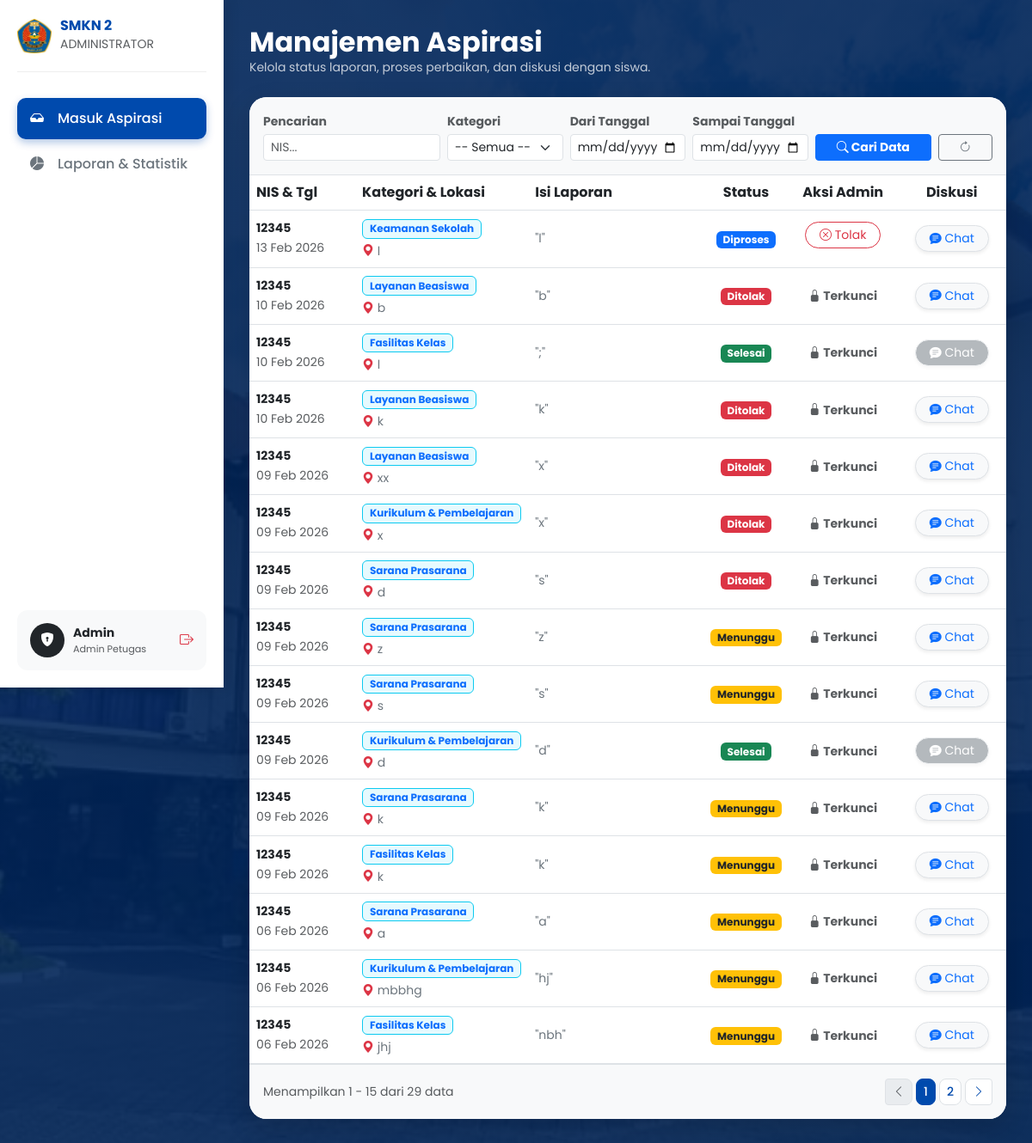
The app's page /admin/dashboard_admin.php with its own data.
### tables this page shows
CREATE TABLE IF NOT EXISTS `input_aspirasi` (
  `id_pelaporan` int NOT NULL AUTO_INCREMENT,
  `nis` int DEFAULT NULL,
  `id_kategori` int DEFAULT NULL,
  `lokasi` varchar(50) DEFAULT NULL,
  `ket` varchar(75) DEFAULT NULL,
  `tgl_input` datetime DEFAULT CURRENT_TIMESTAMP,
  PRIMARY KEY (`id_pelaporan`),
  KEY `nis` (`nis`),
  KEY `id_kategori` (`id_kategori`)
);

CREATE TABLE IF NOT EXISTS `kategori` (
  `id_kategori` int NOT NULL AUTO_INCREMENT,
  `ket_kategori` varchar(30) NOT NULL,
  PRIMARY KEY (`id_kategori`)
);

### admin/dashboard_admin.php (the view, shortened to what this page needs)
<?php
include '../config/koneksi.php';
$user_nama = isset($_GET['user']) ? $_GET['user'] : 'Admin';
$limit = 15;
$page = isset($_GET['page']) ? (int)$_GET['page'] : 1;
$offset = ($page - 1) * $limit;
$query_base = "SELECT input_aspirasi.*, kategori.ket_kategori, aspirasi.status
               FROM input_aspirasi
               JOIN kategori ON input_aspirasi.id_kategori = kategori.id_kategori
               LEFT JOIN aspirasi ON input_aspirasi.id_pelaporan = aspirasi.id_aspirasi
               LEFT JOIN siswa ON input_aspirasi.nis = siswa.nis";
$count_query = str_replace("SELECT input_aspirasi.*, kategori.ket_kategori, aspirasi.status", "SELECT COUNT(*) as total", $query_base);
$count_result = mysqli_query($koneksi, $count_query);
$total_data = mysqli_fetch_assoc($count_result)['total'];
$total_pages = ceil($total_data / $limit);
$query_base .= " ORDER BY input_aspirasi.tgl_input DESC LIMIT $limit OFFSET $offset";
$result = mysqli_query($koneksi, $query_base);
?>
<!DOCTYPE html>
<html lang="id">
<head>
    <link href="https://cdn.jsdelivr.net/npm/bootstrap@5.3.0/dist/css/bootstrap.min.css" rel="stylesheet">
    <link rel="stylesheet" href="https://cdn.jsdelivr.net/npm/bootstrap-icons@1.11.1/font/bootstrap-icons.css">
</head>
<body>
<aside class="sidebar">
    <div class="sidebar-logo">
        <img src="../img/logosmk.png" alt="Logo">
        <div><h5>SMKN 2</h5><small class="text-muted">ADMINISTRATOR</small></div>
    </div>
    <nav class="nav flex-column">
        <a href="#" class="nav-link active"><i class="bi bi-inbox-fill me-3"></i> Masuk Aspirasi</a>
        <a href="../admin/dashboard_statistik.php" class="nav-link"><i class="bi bi-pie-chart-fill me-3"></i> Laporan & Statistik</a>
    </nav>
    <div class="user-profile">
        <div class="bg-dark text-white rounded-circle d-flex align-items-center justify-content-center" style="width: 40px; height: 40px;">
            <i class="bi bi-shield-lock-fill"></i>
        </div>
        <div style="flex: 1; min-width: 0;">
            <div class="fw-bold text-truncate small"><?php echo htmlspecialchars($user_nama); ?></div>
            <div class="text-muted" style="font-size: 0.7rem;">Admin Petugas</div>
        </div>
        <a href="../landing.php" class="text-danger" title="Logout"><i class="bi bi-box-arrow-right"></i></a>
    </div>
</aside>
<main class="main-content">
    <div class="d-flex justify-content-between align-items-center mb-4 text-white">
        <div>
            <h2 class="fw-bold mb-0">Manajemen Aspirasi</h2>
            <p class="mb-0 opacity-75 small">Kelola status laporan, proses perbaikan, dan diskusi dengan siswa.</p>
        </div>
    </div>
    <div class="content-card">
        <div class="p-3 bg-light border-bottom">
            <form action="" method="GET" class="row g-2 align-items-end">
                <div class="col-md-3">
                    <label class="form-label small fw-bold text-muted mb-1">Pencarian</label>
                    <input type="text" name="cari_siswa" class="form-control form-control-sm" placeholder="NIS..." value="<?php echo isset($_GET['cari_siswa']) ? htmlspecialchars($_GET['cari_siswa']) : ''; ?>">
                </div>
                <div class="col-md-2">
                    <label class="form-label small fw-bold text-muted mb-1">Kategori</label>
                    <select name="filter_kategori" class="form-select form-select-sm">
                        <option value="">-- Semua --</option>
                    </select>
                </div>
                <div class="col-md-2">
                    <label class="form-label small fw-bold text-muted mb-1">Dari Tanggal</label>
                    <input type="date" name="tanggal_dari" class="form-control form-control-sm" value="<?php echo isset($_GET['tanggal_dari']) ? htmlspecialchars($_GET['tanggal_dari']) : ''; ?>">
                </div>
                <div class="col-md-2">
                    <label class="form-label small fw-bold text-muted mb-1">Sampai Tanggal</label>
                    <input type="date" name="tanggal_sampai" class="form-control form-control-sm" value="<?php echo isset($_GET['tanggal_sampai']) ? htmlspecialchars($_GET['tanggal_sampai']) : ''; ?>">
                </div>
                <div class="col-md-2">
                    <button type="submit" class="btn btn-primary btn-sm w-100 fw-bold"><i class="bi bi-search"></i> Cari Data</button>
                </div>
                <div class="col-md-1">
                     <a href="dashboard_admin.php?user=<?php echo $user_nama; ?>" class="btn btn-outline-secondary btn-sm w-100" title="Reset"><i class="bi bi-arrow-clockwise"></i></a>
                </div>
            </form>
        </div>
        <div class="table-responsive">
            <table class="table table-hover mb-0 align-middle">
                <thead class="bg-primary text-white">
                    <tr>
                        <th width="15%">NIS & Tgl</th>
                        <th width="20%">Kategori & Lokasi</th>
                        <th width="25%">Isi Laporan</th>
                        <th width="10%" class="text-center">Status</th>
                        <th width="15%" class="text-center">Aksi Admin</th>
                        <th width="15%" class="text-center">Diskusi</th>
                    </tr>
                </thead>
                <tbody>
                    <?php if(mysqli_num_rows($result) > 0): ?>
                    <?php while($row = mysqli_fetch_assoc($result)):
                        $st = $row['status'] ?? 'Menunggu';
                        $id_asp = $row['id_pelaporan'];
                        $is_chat_disabled = ($st == 'Selesai');
                    ?>
                    <tr>
                        <td>
                            <div class="fw-bold small"><?php echo $row['nis']; ?></div>
                            <small class="text-muted"><?php echo date('d M Y', strtotime($row['tgl_input'])); ?></small>
                        </td>
                        <td>
                            <span class="badge bg-info bg-opacity-10 text-primary border border-info mb-1""><?php echo $row['ket_kategori']; ?></span>
                            <div class="small text-secondary"><i class="bi bi-geo-alt-fill text-danger"></i> <?php echo $row['lokasi']; ?></div>
                        </td>
                        <td>
                            <div class="text-secondary small text-truncate" style="max-width: 200px;" title="<?php echo $row['ket']; ?>">"<?php echo $row['ket']; ?>"</div>
                        </td>
                        <td class="text-center">
                            <?php if($st == 'Proses'): ?>
                                <span class="badge bg-primary">Diproses</span>
                            <?php elseif($st == 'Selesai'): ?>
                                <span class="badge bg-success">Selesai</span>
                            <?php elseif($st == 'Ditolak'): ?>
                                <span class="badge bg-danger">Ditolak</span>
                            <?php else: ?>
                                <span class="badge bg-warning text-dark">Menunggu</span>
                            <?php endif; ?>
                        </td>
                        <td class="text-center">
                            <?php if($st == 'Menunggu'): ?>
                                <div class="btn-group" role="group">
                                    <a href="?user=<?php echo $user_nama; ?>&id=<?php echo $id_asp; ?>&aksi=proses"
                                       class="btn btn-outline-primary btn-sm"
                                       onclick="return confirm('Apakah Anda yakin ingin MEMPROSES laporan ini?');">
                                       <i class="bi bi-gear-fill"></i> Proses
                                    </a>
                                    <a href="?user=<?php echo $user_nama; ?>&id=<?php echo $id_asp; ?>&aksi=tolak"
                                       class="btn btn-outline-danger btn-sm"
                                       onclick="return confirm('Apakah Anda yakin ingin MENOLAK laporan ini?');">
                                       <i class="bi bi-x-circle-fill"></i>
                                    </a>
                                </div>
                            <?php elseif($st == 'Proses'): ?>
                                <a href="?user=<?php echo $user_nama; ?>&id=<?php echo $id_asp; ?>&aksi=tolak"
                                   class="btn btn-outline-danger btn-sm rounded-pill mb-2 px-3"
                                   onclick="return confirm('Apakah Anda yakin ingin MENOLAK laporan yang sedang diproses ini?');">
                                   <i class="bi bi-x-circle"></i> Tolak
                                </a>
                            <?php else:  ?>
                                <span class="text-muted small fw-bold">
                                    <i class="bi bi-lock-fill"></i> Terkunci
                                </span>
                            <?php endif; ?>
                        </td>
                        <td class="text-center">
                            <?php if($is_chat_disabled): ?>
                                <button class="btn btn-sm btn-secondary opacity-50 rounded-pill px-3 py-1 border position-relative shadow-sm" disabled style="cursor: not-allowed;">
                                    <i class="bi bi-chat-text-fill"></i> Chat
                                </button>
                            <?php else: ?>
                                <button class="btn btn-sm btn-light border position-relative rounded-pill px-3 py-1 text-primary shadow-sm"
                                        onclick="window.location.href='?user=<?php echo $user_nama; ?>&open_chat=<?php echo $id_asp; ?><?php
                                        if(isset($_GET['cari_siswa'])) echo '&cari_siswa='.urlencode($_GET['cari_siswa']);
                                        if(isset($_GET['filter_kategori'])) echo '&filter_kategori='.$_GET['filter_kategori'];
                                        if(isset($_GET['tanggal_dari'])) echo '&tanggal_dari='.$_GET['tanggal_dari'];
                                        if(isset($_GET['tanggal_sampai'])) echo '&tanggal_sampai='.$_GET['tanggal_sampai'];
                                        if(isset($_GET['page'])) echo '&page='.$_GET['page'];
                                        ?>'">
                                    <i class="bi bi-chat-text-fill"></i> Chat
                                </button>
                            <?php endif; ?>
                        </td>
                    </tr>
                    <?php endwhile; ?>
                    <?php else: ?>
                        <tr><td colspan="6" class="text-center py-5 text-muted">Belum ada laporan masuk.</td></tr>
                    <?php endif; ?>
                </tbody>
            </table>
        </div>
        <?php if($total_pages > 1): ?>
        <div class="p-3 border-top bg-light">
            <div class="d-flex justify-content-between align-items-center">
                <small class="text-muted">
                    Menampilkan <?php echo (($page-1)*$limit)+1; ?> - <?php echo min($page*$limit, $total_data); ?> dari <?php echo $total_data; ?> data
                </small>
                <nav>
                    <ul class="pagination pagination-sm mb-0">
                        <li class="page-item <?php echo ($page <= 1) ? 'disabled' : ''; ?>">
                            <a class="page-link" href="?user=<?php echo $user_nama; ?>&page=<?php echo $page-1; ?><?php
                            if(isset($_GET['cari_siswa'])) echo '&cari_siswa='.urlencode($_GET['cari_siswa']);
                            if(isset($_GET['filter_kategori'])) echo '&filter_kategori='.$_GET['filter_kategori'];
                            if(isset($_GET['tanggal_dari'])) echo '&tanggal_dari='.$_GET['tanggal_dari'];
                            if(isset($_GET['tanggal_sampai'])) echo '&tanggal_sampai='.$_GET['tanggal_sampai'];
                            ?>">
                                <i class="bi bi-chevron-left"></i>
                            </a>
                        </li>
                        <?php
                        $start_page = max(1, $page - 2);
                        $end_page = min($total_pages, $page + 2);
                        for($i = $start_page; $i <= $end_page; $i++):
                        ?>
                            <li class="page-item <?php echo ($i == $page) ? 'active' : ''; ?>">
                                <a class="page-link" href="?user=<?php echo $user_nama; ?>&page=<?php echo $i; ?><?php
                                if(isset($_GET['cari_siswa'])) echo '&cari_siswa='.urlencode($_GET['cari_siswa']);
                                if(isset($_GET['filter_kategori'])) echo '&filter_kategori='.$_GET['filter_kategori'];
                                if(isset($_GET['tanggal_dari'])) echo '&tanggal_dari='.$_GET['tanggal_dari'];
                                if(isset($_GET['tanggal_sampai'])) echo '&tanggal_sampai='.$_GET['tanggal_sampai'];
                                ?>">
                                    <?php echo $i; ?>
                                </a>
                            </li>
                        <?php endfor; ?>
                        <li class="page-item <?php echo ($page >= $total_pages) ? 'disabled' : ''; ?>">
                            <a class="page-link" href="?user=<?php echo $user_nama; ?>&page=<?php echo $page+1; ?><?php
                            if(isset($_GET['cari_siswa'])) echo '&cari_siswa='.urlencode($_GET['cari_siswa']);
                            if(isset($_GET['filter_kategori'])) echo '&filter_kategori='.$_GET['filter_kategori'];
                            if(isset($_GET['tanggal_dari'])) echo '&tanggal_dari='.$_GET['tanggal_dari'];
                            if(isset($_GET['tanggal_sampai'])) echo '&tanggal_sampai='.$_GET['tanggal_sampai'];
                            ?>">
                                <i class="bi bi-chevron-right"></i>
                            </a>
                        </li>
                    </ul>
                </nav>
            </div>
        </div>
        <?php endif; ?>
    </div>
</main>
</body>
</html>

### admin/dashboard_admin.php (style rules this page uses)
:root { --primary-blue: #004aad; --accent-yellow: #fdb913; --dark-overlay: rgba(0, 36, 88, 0.9); --sidebar-width: 260px; }
body { font-family: 'Poppins', sans-serif; background: linear-gradient(var(--dark-overlay), var(--dark-overlay)), url('../img/gedung.jpg'); background-size: cover; background-position: center; background-attachment: fixed; min-height: 100vh; display: flex; overflow-x: hidden; }
.sidebar { width: var(--sidebar-width); background: #ffffff; height: 100vh; position: fixed; top: 0; left: 0; z-index: 1000; padding: 20px; box-shadow: 4px 0 15px rgba(0,0,0,0.1); display: flex; flex-direction: column; transition: all 0.3s; }
.sidebar-logo { display: flex; align-items: center; gap: 10px; margin-bottom: 30px; padding-bottom: 20px; border-bottom: 1px solid #eee; }
.sidebar-logo img { width: 40px; }
.sidebar-logo h5 { font-weight: 700; color: var(--primary-blue); font-size: 1rem; margin: 0; }
.nav-link { color: #6c757d; font-weight: 500; padding: 12px 15px; border-radius: 10px; margin-bottom: 5px; transition: 0.3s; display: flex; align-items: center; }
.nav-link.active { background-color: var(--primary-blue); color: white; box-shadow: 0 4px 10px rgba(0, 74, 173, 0.3); }
.user-profile { margin-top: auto; background: #f8f9fa; padding: 15px; border-radius: 12px; display: flex; align-items: center; gap: 10px; }
.main-content { margin-left: var(--sidebar-width); flex-grow: 1; padding: 30px; width: 100%; }
.content-card { background: white; border-radius: 20px; border: none; box-shadow: 0 10px 30px rgba(0,0,0,0.15); overflow: hidden; margin-bottom: 30px; }
.pagination { gap: 5px; }
.page-link { border-radius: 8px; color: var(--primary-blue); font-weight: 500; }
.page-item.active .page-link { background-color: var(--primary-blue); border-color: var(--primary-blue); }

### records on screen
input_aspirasi: nis "12345", tgl_input "13 Feb 2026", id_kategori.ket_kategori "Keamanan Sekolah", lokasi "l", ket "l", shows "Diproses"
input_aspirasi: nis "12345", tgl_input "10 Feb 2026", id_kategori.ket_kategori "Layanan Beasiswa", lokasi "b", ket "b", shows "Ditolak", shows "Terkunci"
input_aspirasi: nis "12345", tgl_input "10 Feb 2026", id_kategori.ket_kategori "Fasilitas Kelas", lokasi "l", ket ";", shows "Selesai", shows "Terkunci", shows "Chat"
input_aspirasi: nis "12345", tgl_input "10 Feb 2026", id_kategori.ket_kategori "Layanan Beasiswa", lokasi "k", ket "k", shows "Ditolak", shows "Terkunci"
input_aspirasi: nis "12345", tgl_input "09 Feb 2026", id_kategori.ket_kategori "Layanan Beasiswa", lokasi "xx", ket "x", shows "Ditolak", shows "Terkunci"
input_aspirasi: nis "12345", tgl_input "09 Feb 2026", id_kategori.ket_kategori "Kurikulum & Pembelajaran", lokasi "x", ket "x", shows "Ditolak", shows "Terkunci"
input_aspirasi: nis "12345", tgl_input "09 Feb 2026", id_kategori.ket_kategori "Sarana Prasarana", lokasi "d", ket "s", shows "Ditolak", shows "Terkunci"
input_aspirasi: nis "12345", tgl_input "09 Feb 2026", id_kategori.ket_kategori "Sarana Prasarana", lokasi "z", ket "z", shows "Menunggu", shows "Terkunci"
input_aspirasi: nis "12345", tgl_input "09 Feb 2026", id_kategori.ket_kategori "Sarana Prasarana", lokasi "s", ket "s", shows "Menunggu", shows "Terkunci"
input_aspirasi: nis "12345", tgl_input "09 Feb 2026", id_kategori.ket_kategori "Kurikulum & Pembelajaran", lokasi "d", ket "d", shows "Selesai", shows "Terkunci", shows "Chat"
input_aspirasi: nis "12345", tgl_input "09 Feb 2026", id_kategori.ket_kategori "Sarana Prasarana", lokasi "k", ket "k", shows "Menunggu", shows "Terkunci"
input_aspirasi: nis "12345", tgl_input "09 Feb 2026", id_kategori.ket_kategori "Fasilitas Kelas", lokasi "k", ket "k", shows "Menunggu", shows "Terkunci"
input_aspirasi: nis "12345", tgl_input "06 Feb 2026", id_kategori.ket_kategori "Sarana Prasarana", lokasi "a", ket "a", shows "Menunggu", shows "Terkunci"
input_aspirasi: nis "12345", tgl_input "06 Feb 2026", id_kategori.ket_kategori "Kurikulum & Pembelajaran", lokasi "mbbhg", ket "hj", shows "Menunggu", shows "Terkunci"
input_aspirasi: nis "12345", tgl_input "06 Feb 2026", id_kategori.ket_kategori "Fasilitas Kelas", lokasi "jhj", ket "nbh", shows "Menunggu", shows "Terkunci"

### other values on screen
$user_nama "Admin"
min($page*$limit, $total_data) "15"
$total_data "29"
